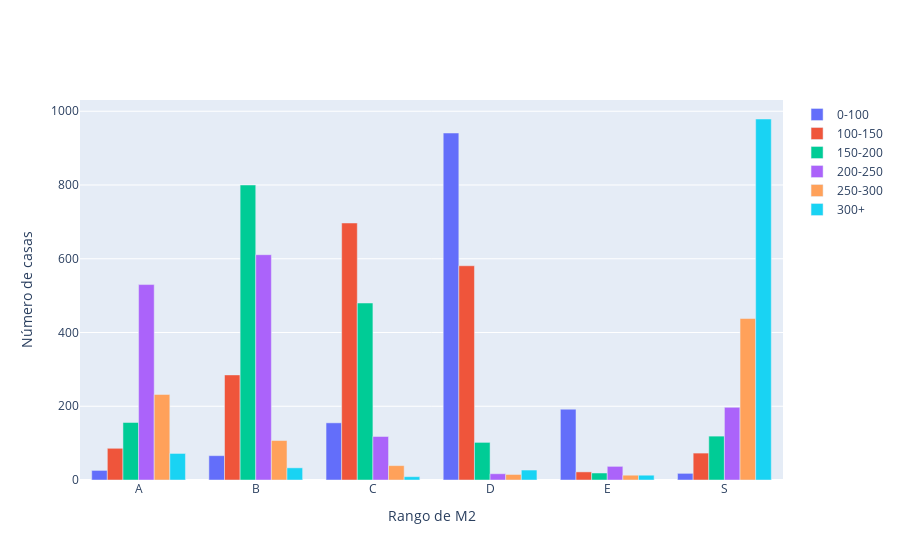

Source (notebook cell):
### Code cell
def sumar_tablas(dataframes_list):
    tabla_suma = None
    
    for df in dataframes_list:
        tabla_actual = df.groupby(['m2_contruido', 'segmento']).size().unstack(fill_value=0)
        
        if tabla_suma is None:
            tabla_suma = tabla_actual
        else:
            tabla_suma = tabla_suma.add(tabla_actual, fill_value=0)
    
    print("Tabla general de frecuencia:")
    print(tabla_suma)
    
    fig = graficar_tabla(tabla_suma)
    
    # Guardar la gráfica como archivo HTML
    guardar_grafico_como_html(fig, 'grafica_barras_m2_construido_pachuca', carpeta='graficas')
    
    return fig

def graficar_tabla(tabla):
    segmentos = tabla.index
    banos = tabla.columns
    
    fig = go.Figure()
    
    for segmento in segmentos:
        fig.add_trace(go.Bar(
            x=banos,
            y=tabla.loc[segmento],
            name=segmento
        ))
    
    fig.update_layout(
        #title="Tabla general de frecuencia",
        xaxis_title="Rango de M2",
        yaxis_title="Número de casas"
    )
    
    fig.show()    
    return fig

def guardar_grafico_como_html(fig, nombre_archivo, carpeta='graficas'):
    # Crear la carpeta si no existe
    if not os.path.exists(carpeta):
        os.makedirs(carpeta)
    
    # Guardar la gráfica como archivo HTML en la carpeta especificada
    pio.write_html(fig, f'{carpeta}/{nombre_archivo}.html')
    pio.write_html(fig, f'{carpeta}/{nombre_archivo}.png')

# Llamar a la función sumar_tablas con la lista de DataFrames como argumento
fig = sumar_tablas(dataframes_list)

### Figure 1 — Plotly figure (JSON) as saved in the notebook; plotly's stock layout.template omitted (floating-point values rounded to 4 significant figures)
{"data": [{"name": "0-100", "type": "bar", "x": ["A", "B", "C", "D", "E", "S"], "y": [26, 66, 155, 941, 192, 18]}, {"name": "100-150", "type": "bar", "x": ["A", "B", "C", "D", "E", "S"], "y": [86, 285, 697, 581, 22, 73]}, {"name": "150-200", "type": "bar", "x": ["A", "B", "C", "D", "E", "S"], "y": [156, 800, 480, 102, 19, 119]}, {"name": "200-250", "type": "bar", "x": ["A", "B", "C", "D", "E", "S"], "y": [530, 611, 118, 17, 37, 197]}, {"name": "250-300", "type": "bar", "x": ["A", "B", "C", "D", "E", "S"], "y": [232, 107, 39, 15, 13, 438]}, {"name": "300+", "type": "bar", "x": ["A", "B", "C", "D", "E", "S"], "y": [72, 33, 9, 27, 13, 979]}], "layout": {"xaxis": {"title": {"text": "Rango de M2"}}, "yaxis": {"title": {"text": "Número de casas"}}}}
